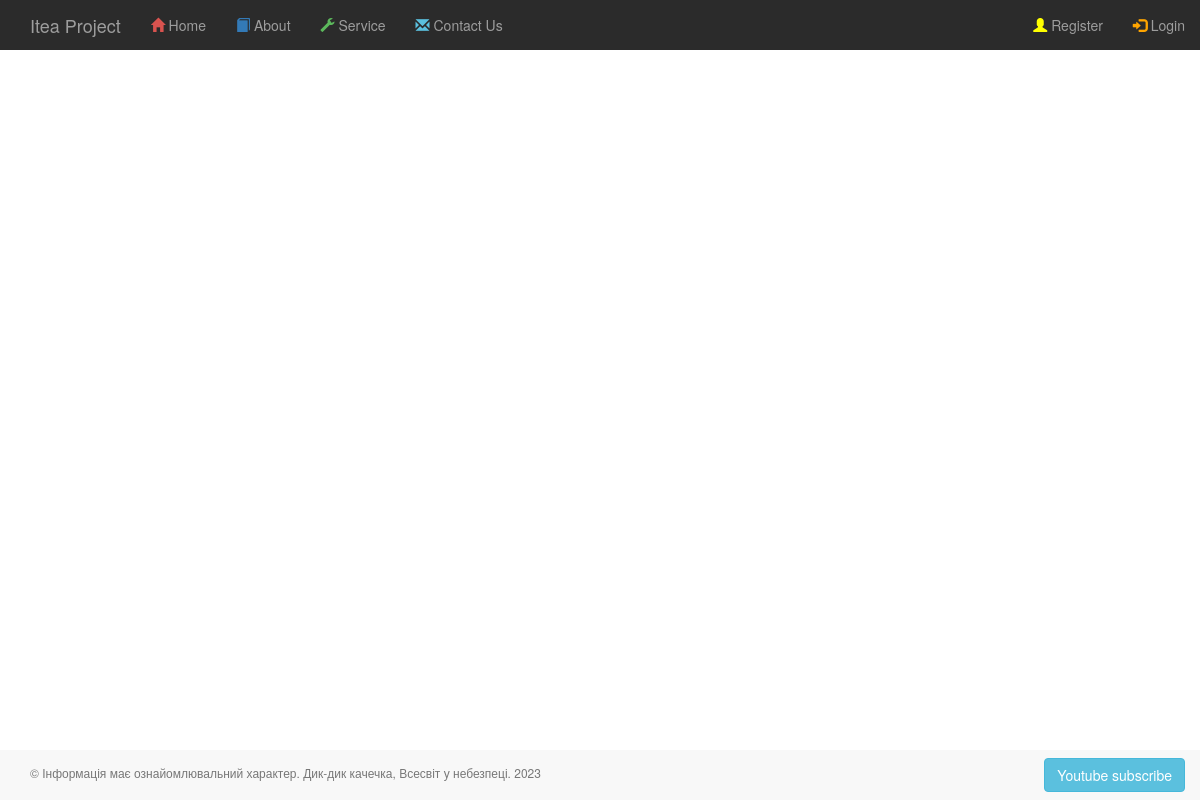
Before: / with the older database file.
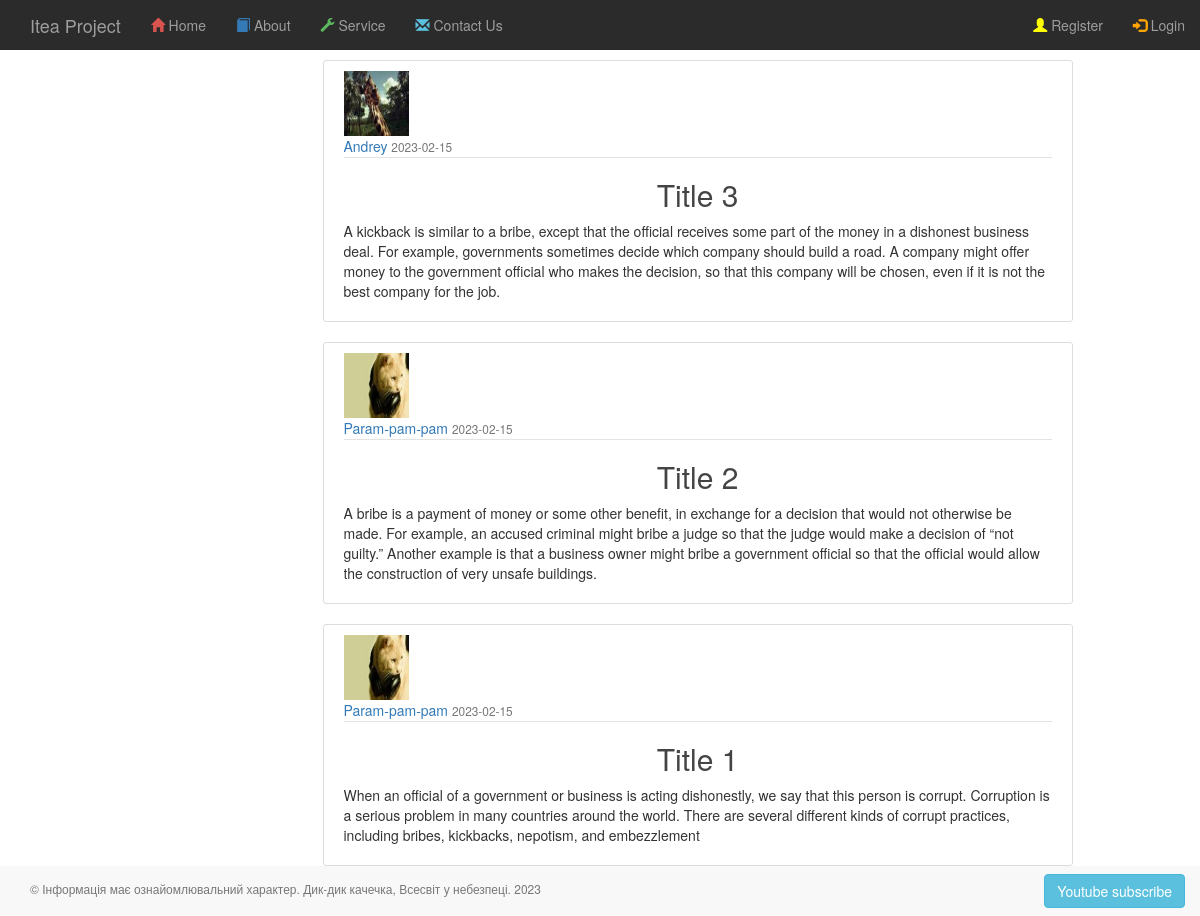
After: the same page with the newer database file.
### app/auth/models.py (models this page shows, shortened)
class Post(BaseModel):
    title = CharField(max_length=100)
    content = TextField(default="")
    date_posted = DateTimeField(default=datetime.datetime.utcnow)
    author = ForeignKeyField(User)

class Profile(BaseModel):
    avatar = CharField()
    info = TextField()
    city = CharField()
    age = IntegerField()

class User(BaseModel, UserMixin):
    username = CharField(max_length=100)
    email = CharField(max_length=200, unique=True, index=True)
    __password_hash = CharField(max_length=128)
    last_visit = DateTimeField(default=datetime.datetime.now)
    role = ForeignKeyField(Role, backref='users')
    profile = ForeignKeyField(Profile)
    @property
    def password(self):
        raise AttributeError('password is not a valid attribute')

### app/main/routes.py (the view)
@main.route('/')
def index():
    db = current_app.config['db']
    db.create_tables([Role, Profile, Post, User])
    if not Role.select().where(Role.name == 'user').first():
        Role(name='user').save()
    query = Post.select().order_by(Post.date_posted.desc())
    for row in query:
        print(row.id, row.title, row.content,
              row.author.username, row.author.email,
              row.author.profile.avatar, row.author.profile.info, row.author.profile.city, row.author.profile.age)
    title = "Home"
    return render_template("main/index.html",
                           title=title,
                           posts=query)

### app/templates/main/index.html
{% extends '_base.html' %}
{% block page_content %}
    <div class="row">
        <div class="col-md-3"></div>
        <div class="col-md-8">
            {% for post in posts %}
                <article class="media content-section">
                    <img class="rounded-circle article-img"
                         src="{{ url_for('static', filename='profile_pics/' + post.author.profile.avatar) }}">
                    <div class="media-body">
                        <div class="article-metadata">
                            <a class="mr-2" href="{{ url_for('posts.user_posts', username=post.author.username) }}">
                                {{ post.author.username }}
                            </a>
                            <small class="text-muted">
                                {{ post.date_posted.strftime('%Y-%m-%d') }}
                            </small>
                        </div>
                        <h2><a class="article-title" href="{{ url_for('posts.post_func', post_id=post.id) }}">
                            {{ post.title }}
                        </a></h2>
                        <p class="article-content">{{ post.content }}</p>
                    </div>
                </article>
            {% endfor %}
        </div>
        <div class="col-md-3"></div>
    </div>
{% endblock page_content %}

### app/templates/_base.html (shortened to what this page needs)
{% extends 'bootstrap/base.html' %}
{% block head %}
    {{ super() }}
    <link type="text/css" href="{{ url_for('static', filename='css/styles_nav_top_bar.css') }}" rel="stylesheet"/>
    <link type="text/css" href="{{ url_for('static', filename='css/styles_blog.css') }}" rel="stylesheet"/>
    <link type="text/css" href="{{ url_for('static', filename='css/styles.css') }}" rel="stylesheet"/>
{% endblock head %}
{% block content %}
    {% include 'nav/nav-top-bar.html' %}
    <div id="content">
        <div class="container">
            <div class="page-header">
                {% block page_content %}{% endblock page_content %}
            </div>
        </div>
    </div>
    {% include 'nav/footer.html' %}
{% endblock content %}

### app/templates/nav/nav-top-bar.html (shortened to what this page needs)
<nav class="navbar-wrapper navbar-inverse navbar-fixed-top">
    <div class="container-fluid" >
        <div class="navbar-header">
            <a href="/" class="navbar-brand">Itea Project</a>
        </div>
        <div class="collapse navbar-collapse navHeaderCollapse">
            <ul class="nav navbar-nav">
                <li class=""><a href="/">
                    <span id="home_menu_icon_color" class="glyphicon glyphicon-home"></span> Home</a></li>
                <li class=""><a href="{{ url_for('main.about') }}">
                    <span id="training_menu_icon_color" class="glyphicon glyphicon-book"></span> About</a>
                </li>
                <li class=""><a href="#">
                    <span id="services_menu_icon_color" class="glyphicon glyphicon-wrench"></span> Service</a>
                </li>
                <li class=""><a href="#">
                    <span id="contact_us_menu_icon_color" class="glyphicon glyphicon-envelope"></span> Contact Us</a>
                </li>
            </ul>
            <ul class="nav navbar-nav navbar-right">
                {% if current_user.is_authenticated %}
                    <li><a class="nav-item nav-link" href="{{ url_for('posts.new_post') }}">New Post</a></li>
                    <li><a href="{{ url_for('auth.account') }}">
                        <span id="sign_up_menu_icon_color" class="glyphicon glyphicon-user"></span> Account</a></li>
                    <li><a href="{{ url_for('auth.logout') }}">
                        <span id="login_menu_icon_color" class="glyphicon glyphicon-log-in"></span> Logout</a></li>
                {% else %}
                    <li><a href="{{ url_for('auth.register') }}">
                        <span id="sign_up_menu_icon_color" class="glyphicon glyphicon-user"></span> Register</a></li>
                    <li><a href="{{ url_for('auth.login') }}">
                        <span id="login_menu_icon_color" class="glyphicon glyphicon-log-in"></span> Login</a></li>
                {% endif %}
            </ul>
        </div>
    </div>
</nav>

### app/templates/nav/footer.html
<footer>
  <div class="navbar-wrapper navbar-default navbar-fixed-bottom">
    <div class="container-fluid">
      <p class="navbar-text pull-left lead">
          &copy; Інформація має ознайомлювальний характер. Дик-дик качечка, Всесвіт у небезпеці.
          <span id="year"></span></p>
      <a class="navbar-btn btn btn-info pull-right" href="https://youtube.com">
          Youtube subscribe
      </a>
    </div>
  </div>
</footer>

### app/static/css/styles_nav_top_bar.css (style rules this page uses)
#home_menu_icon_color { color:#D9534F; }
#training_menu_icon_color { color:#337AB7; }
#services_menu_icon_color { color:#5CB85C }
#contact_us_menu_icon_color { color:#5BC0DE; }
#sign_up_menu_icon_color { color:yellow; }
#login_menu_icon_color { color:orange; }
.navbar-inverse { background-color: rgb(43, 43, 43); border-color: #405976; }

### app/static/css/styles_blog.css (style rules this page uses)
.content-section { background: #ffffff; padding: 10px 20px; border: 1px solid #dddddd; border-radius: 3px; margin-bottom: 20px; }
.article-title { color: #444444; }
.article-content { white-space: pre-line; }
.article-img { height: 65px; width: 65px; margin-right: 16px; }
.article-metadata { padding-bottom: 1px; margin-bottom: 4px; border-bottom: 1px solid #e3e3e3 }

### app/static/css/styles.css (style rules this page uses)
.page-header { padding-bottom: 9px; margin: 60px 0 20px; border-bottom: none; }
.lead { margin-bottom: 16px; font-size: 12px; font-weight: 300; line-height: 1.4; }
h1, h2, h3 { text-align: center; }

Changed rows visible on the page:
added Post: avatar (picture), author.username "Andrey", date_posted "2023-02-15", title "Title 3", content "A kickback is similar to a bribe, except that the official receives some part of the money in a dishonest business deal. For example, governments sometimes decide which company should build a road. A company might offer money to the government official who makes the decision, so that this company will be chosen, even if it is not the best company for the job."
added Post: avatar (picture), author.username "Param-pam-pam", date_posted "2023-02-15", title "Title 2", content "A bribe is a payment of money or some other benefit, in exchange for a decision that would not otherwise be made. For example, an accused criminal might bribe a judge so that the judge would make a decision of “not guilty.” Another example is that a business owner might bribe a government official so that the official would allow the construction of very unsafe buildings."
added Post: avatar (picture), author.username "Param-pam-pam", date_posted "2023-02-15", title "Title 1", content "When an official of a government or business is acting dishonestly, we say that this person is corrupt. Corruption is a serious problem in many countries around the world. There are several different kinds of corrupt practices, including bribes, kickbacks, nepotism, and embezzlement"
